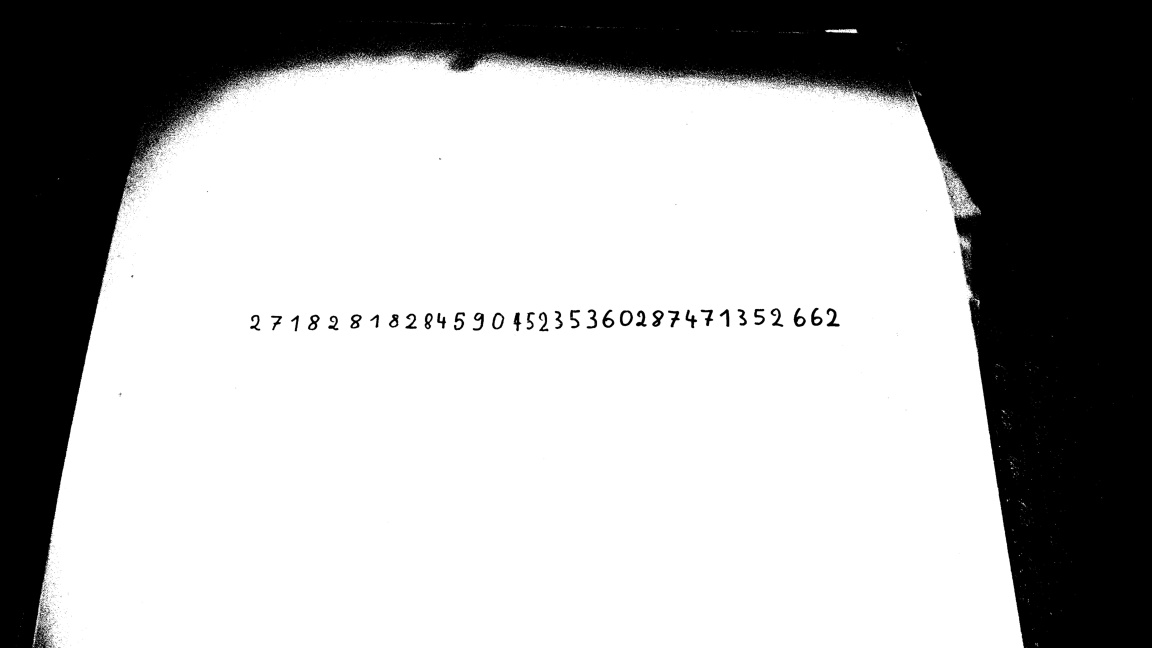
#> input picture Digit_scanner/handwritten_extracted/handwritten_original.jpg, 4608 x 2592 px (shown at 1/4 size)
$ python -i detect.py   (imports and definitions only)   (older library calls are emulated)
#> lines starting #> are read from the running program, lines starting #| are printed output that depends on the picture; after the words box and inside, x2 and y2 are one past the last pixel; in counts of white or black regions, pixels touching at a corner belong together
import numpy as np
import cv2

def crop(img, threshold=240):
    vertical_1=0
    vertical_2=img.shape[0]
    horizontal_1=0
    horizontal_2=img.shape[1]

    for y in range(img.shape[0]):
        if np.any(img[y,:]<threshold):
                vertical_1=y
                break
    for y in range(img.shape[0]-1,-1,-1):
        if np.any(img[y,:]<threshold):
                vertical_2=y
                break

    for x in range(img.shape[1]):
        if np.any(img[:,x]<threshold):
            horizontal_1=x
            break
    for x in range(img.shape[1]-1, -1, -1):
        if np.any(img[:,x]<threshold):
            horizontal_2=x
            break

    return img[vertical_1:vertical_2, horizontal_1:horizontal_2]

def detect(file, output_dir="./"):
#> called with output_dir = './'
    im = cv2.imread(file)
#> im is the input picture: shape (2592, 4608, 3); min 0, max 255, mean 172.2

    height, width = im.shape[:2]
#> height = 2592; width = 4608
    aspect_ratio = width/height
#> aspect_ratio = 1.78

#    print(width, height, aspect_ratio)

    des_height = 1024

    img = cv2.resize(im, (int(aspect_ratio*des_height), int(des_height)), interpolation=cv2.INTER_CUBIC)
    sample = img

    gray = cv2.cvtColor(img, cv2.COLOR_BGR2GRAY)


    edges = cv2.Canny(gray, 50, 200, apertureSize=3, L2gradient=True)
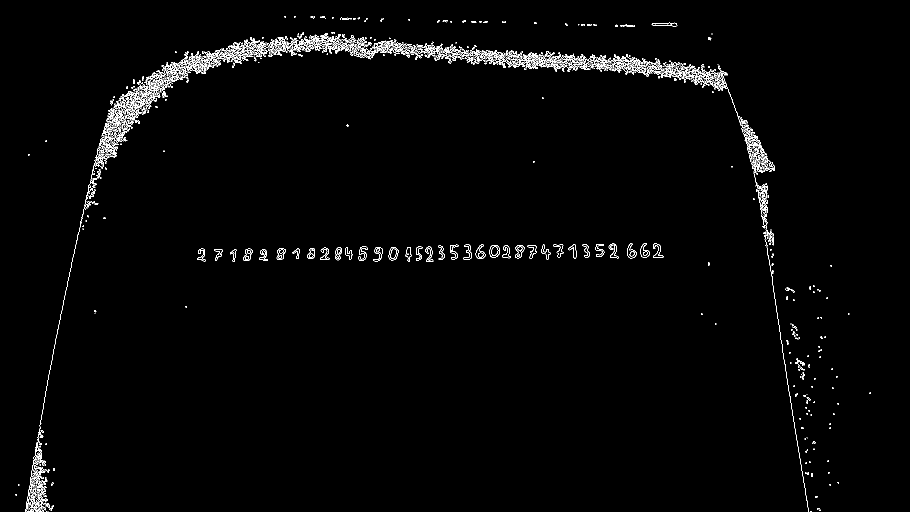
#> edges: shape (1024, 1820) (shown at 1/2 size); 1.5% white in thin lines or dots

    krnl = cv2.getStructuringElement(cv2.MORPH_ELLIPSE, (3, 6))
    edges = cv2.morphologyEx(edges, cv2.MORPH_CLOSE, krnl)
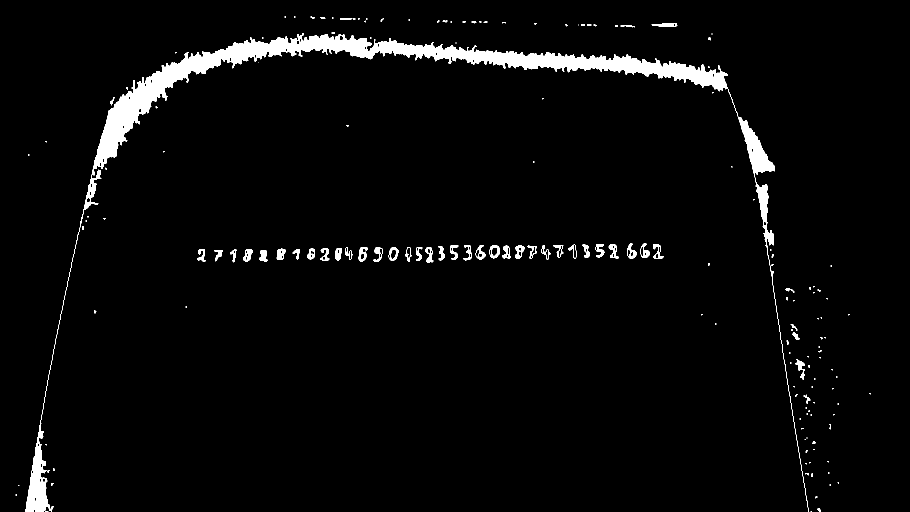
#> edges: shape (1024, 1820) (shown at 1/2 size); 3.3% white; 166 white regions (105 under 20 px)

    im, contours, hierarchy = cv2.findContours(edges, cv2.RETR_EXTERNAL, cv2.CHAIN_APPROX_SIMPLE)
#> contours = 166 contours, 122 with area under 20; largest, box (x1, y1, x2, y2) and area: (50, 66, 1618, 1024) 49217, (979, 491, 1000, 517) 410, (777, 495, 797, 522) 380, (1254, 487, 1273, 518) 326, (951, 490, 971, 519) 316

    idx = 0
    x = np.zeros(len(contours)).astype(int)
#> x = 166 values from 0 to 0
    y = np.zeros(len(contours)).astype(int)
#> y = 166 values from 0 to 0
    w = np.zeros(len(contours)).astype(int)
#> w = 166 values from 0 to 0
    h = np.zeros(len(contours)).astype(int)
#> h = 166 values from 0 to 0
    points = np.zeros((len(contours), 3))
#> points = 166 rows, first 8: [0, 0, 0], [0, 0, 0], [0, 0, 0], [0, 0, 0], [0, 0, 0], [0, 0, 0], [0, 0, 0], [0, 0, 0]
    op = np.zeros((28, 28, len(contours)))

    for cnt in contours:
        x[idx], y[idx], w[idx], h[idx] = cv2.boundingRect(cnt)

        if x[idx] > 10 and y[idx] > 10 and x[idx] < width and y[idx] < height and w[idx] > 3 and h[idx] > 15 and w[idx] < 100 and h[idx] < 75:
            cv2.rectangle(sample, (x[idx]-5, y[idx]-10), (x[idx]+w[idx]+5, y[idx]+h[idx]+10), (0, 0, 0), 1)
            points[idx] = [x[idx]-5, y[idx]-10, idx]
            roi = gray[y[idx]-10:y[idx]+h[idx]+10, x[idx]-5:x[idx]+w[idx]+5]
            op[:, :, idx] = cv2.resize(roi, (28, 28), interpolation=cv2.INTER_CUBIC)

        idx += 1
#> this loop made 166 passes
#> cnt on passes 1, 2, 6: [[1621, 1023], [1623, 1023]], [[91, 1022], [91, 1023], [96, 1023], [92, 1023]], [[36, 970], [37, 971], [38, 970]]
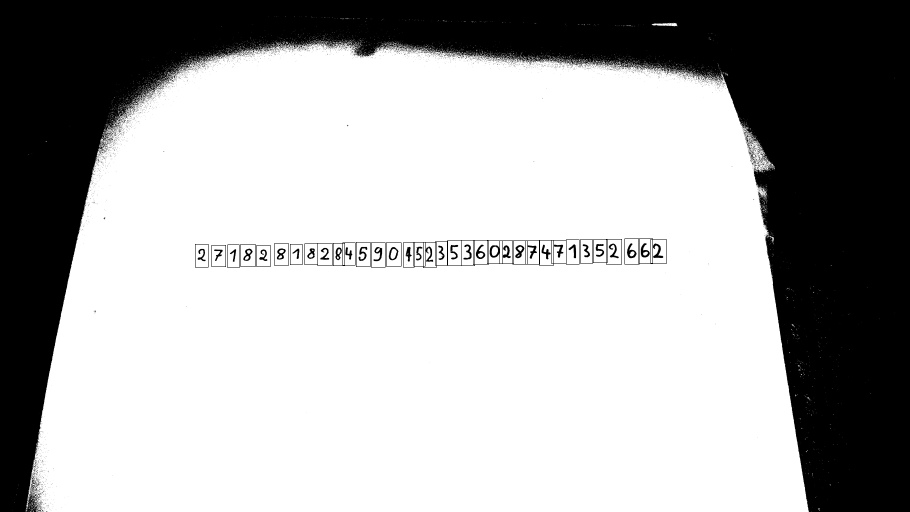
#> sample: shape (1024, 1820, 3) (shown at 1/2 size); min 0, max 255, mean 171.5
#> after the loop, h = 166 values, max 958 at index 135, min 1 at index 0, mean 14.83; idx = 166; w = 166 values, max 1568 at index 135, min 1 at index 128, mean 17.11; x = 166 values, max 1739 at index 35, min 31 at index 4, mean 1097.3; y = 166 values, max 1023 at index 0, min 33 at index 163, mean 496.3

    points = np.delete(points, np.where(points[:, 0:1] == 0), axis=0)
#> points = 37 rows, first 8: [1602, 779, 33], [1585, 708, 44], [513, 490, 75], [423, 490, 76], [455, 489, 78], [580, 488, 79], [481, 488, 80], [390, 488, 81]
    points = points[points[:, 1].argsort()]
#> points = 37 rows, first 8: [216, 184, 124], [1249, 477, 109], [1276, 477, 108], [1212, 478, 107], [1301, 478, 106], [1186, 479, 103], [1132, 479, 105], [1160, 479, 104]
    ind = np.zeros(len(points))
#> ind = 37 values from 0 to 0

    for i in range(1,len(points)):
        if abs(points[i-1,1] - points[i,1]) < 25:
            points[i,1] = points[i-1,1]
        else:
            ind[i] = i
#> this loop made 36 passes
#> after the loop, ind = 37 values, max 36 at index 36, min 0 at index 0, mean 1.95; points = 37 rows, first 8: [216, 184, 124], [1249, 477, 109], [1276, 477, 108], [1212, 477, 107], [1301, 477, 106], [1186, 477, 103], [1132, 477, 105], [1160, 477, 104]

    ind = np.delete(ind, np.where(ind == 0), axis=0)
#> ind = [1, 35, 36]
    points_rearranged = np.split(points[:, 0:3], ind.astype(int))
#> points_rearranged = 4 items

    ordered_points = [[0, 0, 0]]
    for i in range(0, len(points_rearranged)):
        points_rearranged[i] = points_rearranged[i][points_rearranged[i][:, 0].argsort()]
        ordered_points = np.append(ordered_points, points_rearranged[i], axis=0)
#> this loop made 4 passes
#> ordered_points on pass 1: [[0, 0, 0], [216, 184, 124]]
#> after the loop, ordered_points = 38 rows, first 8: [0, 0, 0], [216, 184, 124], [390, 477, 81], [423, 477, 76], [455, 477, 78], [481, 477, 80], [513, 477, 75], [548, 477, 83]

    ordered_points = np.delete(ordered_points, np.where(ordered_points[:, 0:1] == 0), axis=0)
#> ordered_points = 37 rows, first 8: [216, 184, 124], [390, 477, 81], [423, 477, 76], [455, 477, 78], [481, 477, 80], [513, 477, 75], [548, 477, 83], [580, 477, 79]
    for i in range(0, len(ordered_points)):
        cv2.imwrite(output_dir + 'digit_'+str(i)+'.jpg', crop(op[:, :, ordered_points[i, 2].astype(int)]))
#> this loop made 37 passes
#> pass 1, in detect, `cv2.imwrite(output_dir + 'digit_'+str(i)+'.jpg', crop(op[:, :, ordered..`:
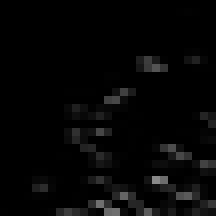
#> saved as digit_0.jpg: shape (27, 27) (shown 8 times larger); min 0, max 137, mean 5.7

        #	cv2.imshow('img', gray)
        #	cv2.waitKey(0)

    return sample, len(ordered_points)

>>> result = detect('../handwritten_extracted/handwritten_original.jpg')

$ run again, on Digit_scanner/handwritten_extracted/20190121_085726.jpg
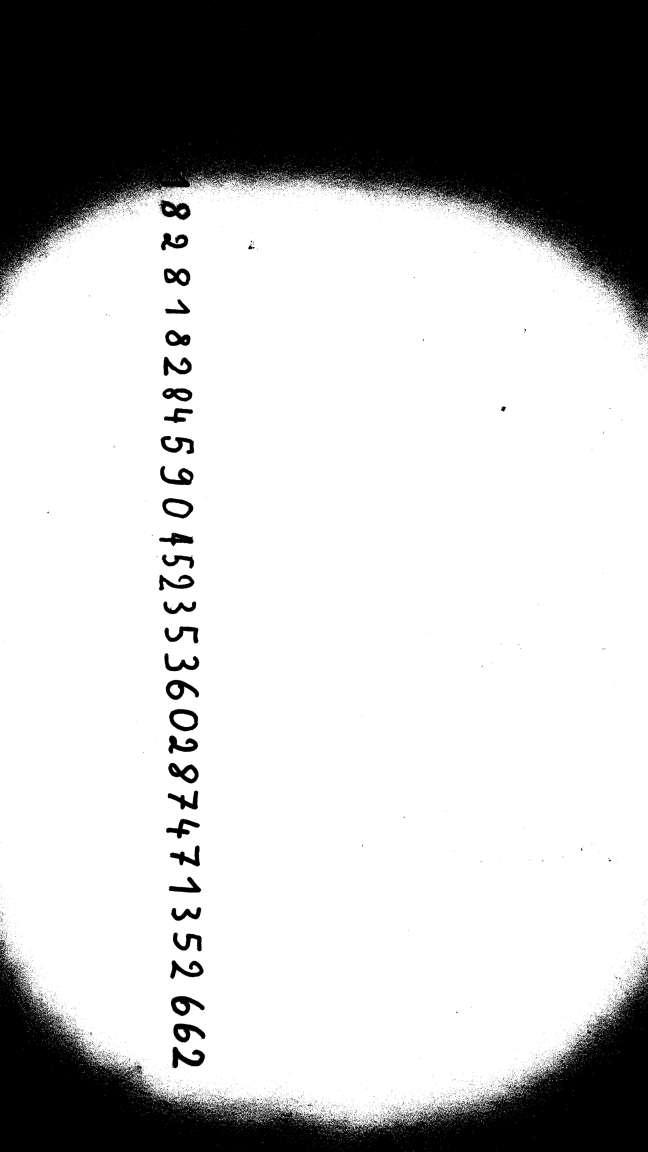
#> input picture Digit_scanner/handwritten_extracted/20190121_085726.jpg, 2592 x 4608 px (shown at 1/4 size)
#> in detect, im is the input picture: shape (4608, 2592, 3); min 0, max 255, mean 188.2
#> in detect, `edges = cv2.morphologyEx(edges, cv2.MORPH_CLOSE, krnl)`:
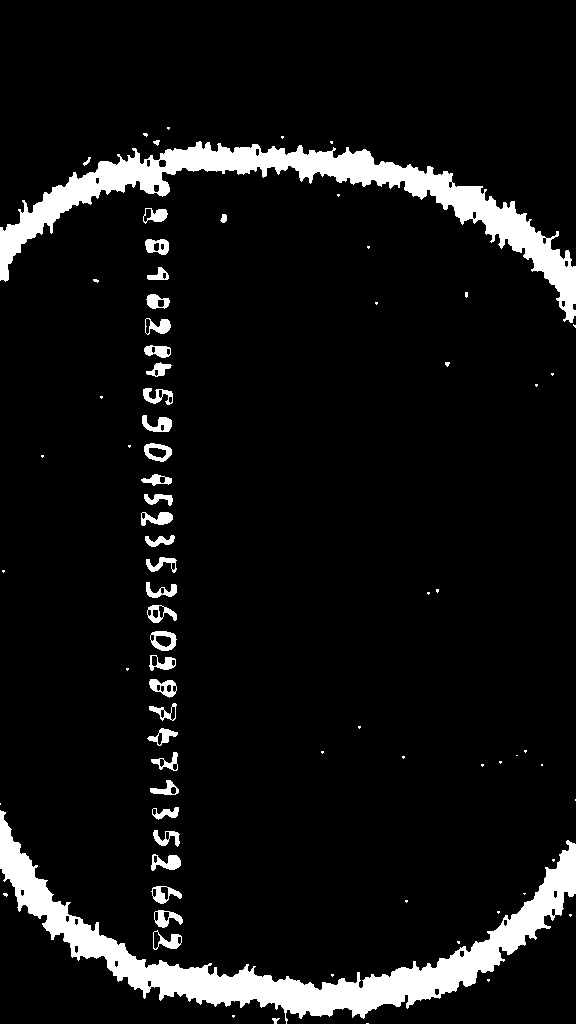
#> edges: shape (1024, 576); 7.6% white; 77 white regions (41 under 20 px)
#> contours = 77 contours, 44 with area under 20; largest, box (x1, y1, x2, y2) and area: (0, 810, 576, 1024) 19382, (0, 141, 576, 323) 16531, (150, 631, 177, 651) 397, (144, 443, 172, 462) 366, (149, 679, 177, 698) 314
#> in detect, `x = np.zeros(len(contours)).astype(int)`: x = 77 values from 0 to 0
#> in detect, `points = np.zeros((len(contours), 3))`: points = 77 rows, first 8: [0, 0, 0], [0, 0, 0], [0, 0, 0], [0, 0, 0], [0, 0, 0], [0, 0, 0], [0, 0, 0], [0, 0, 0]
#> the loop in detect, `for cnt in contours:` made 77 passes
#> cnt on passes 1, 12, 20, 21, 23, 27: [[366, 1023], [368, 1023]], [[523, 893], [524, 894], [525, 893]], [[0, 803], [0, 804]], [[575, 799], [575, 800]], [[541, 764], [541, 765], [542, 765], [542, 764]], [[516, 755], [517, 755]]
#> after the loop in detect, `for cnt in contours:`:
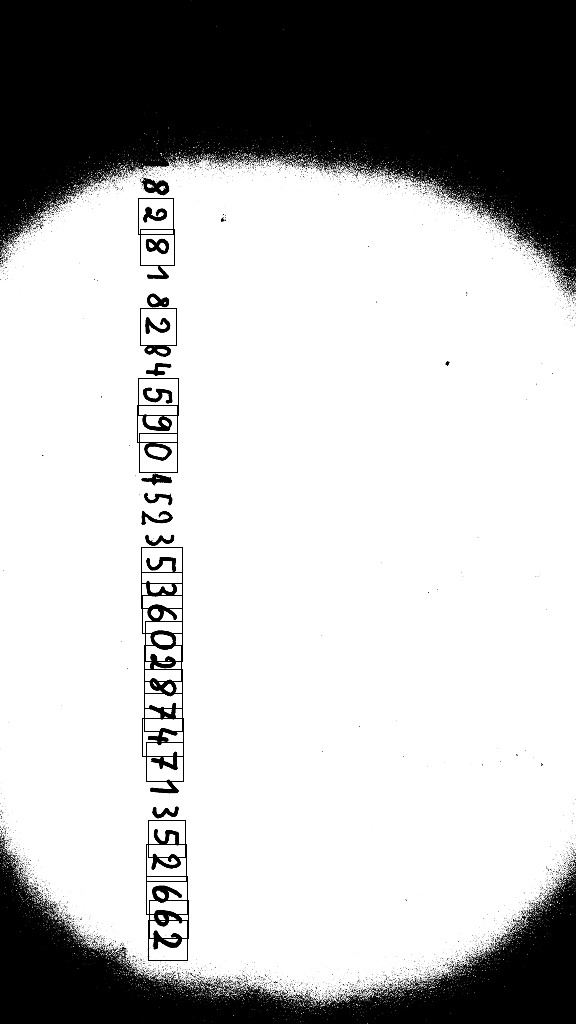
#> sample: shape (1024, 576, 3); min 0, max 255, mean 187.1
#> after the loop in detect, `for cnt in contours:`: h = 77 values, max 214 at index 17, min 1 at index 0, mean 13.47; idx = 77; points = 77 rows, first 8: [0, 0, 0], [0, 0, 0], [0, 0, 0], [0, 0, 0], [0, 0, 0], [0, 0, 0], [148, 920, 6], [0, 0, 0]; w = 77 values, max 576 at index 17, min 1 at index 19, mean 27.97; x = 77 values, max 575 at index 20, min 0 at index 17, mean 255.9; y = 77 values, max 1023 at index 0, min 127 at index 76, mean 579.2
#> in detect, `points = np.delete(points, np.where(points[:, 0:1] == 0), axis=0)`: points = 20 rows, first 8: [148, 920, 6], [149, 900, 9], [146, 876, 13], [146, 844, 15], [148, 820, 16], [146, 742, 27], [142, 718, 30], [144, 693, 32]
#> in detect, `points = points[points[:, 1].argsort()]`: points = 20 rows, first 8: [138, 198, 68], [140, 229, 66], [140, 308, 59], [138, 378, 52], [137, 405, 50], [139, 433, 49], [141, 547, 42], [141, 572, 40]
#> in detect, `ind = np.zeros(len(points))`: ind = 20 values from 0 to 0
#> the loop in detect, `for i in range(1,len(points)):` made 19 passes
#> after the loop in detect, `for i in range(1,len(points)):`: ind = 20 values, max 19 at index 19, min 0 at index 0, mean 5.6
#> in detect, `ind = np.delete(ind, np.where(ind == 0), axis=0)`: ind = [1, 2, 3, 4, 5, 6, 7, 9, 11, 13, 15, 17, 19]
#> points_rearranged = 14 items, first 6: [[138, 198, 68]], [[140, 229, 66]], [[140, 308, 59]], [[138, 378, 52]], [[137, 405, 50]], [[139, 433, 49]]
#> the loop in detect, `for i in range(0, len(points_rearranged)):` made 14 passes
#> ordered_points on passes 1 to 3: [[0, 0, 0], [138, 198, 68]], [[0, 0, 0], [138, 198, 68], [140, 229, 66]], [[0, 0, 0], [138, 198, 68], [140, 229, 66], [140, 308, 59]]
#> after the loop in detect, `for i in range(0, len(points_rearranged)):`: ordered_points = 21 rows, first 8: [0, 0, 0], [138, 198, 68], [140, 229, 66], [140, 308, 59], [138, 378, 52], [137, 405, 50], [139, 433, 49], [141, 547, 42]
#> in detect, `ordered_points = np.delete(ordered_points, np.where(ordered_points[:, ..`: ordered_points has the same summary as points
#> the loop in detect, `for i in range(0, len(ordered_points)):` made 20 passes

$ run again, on Digit_scanner/handwritten_extracted/handwritten_digits_only.jpg
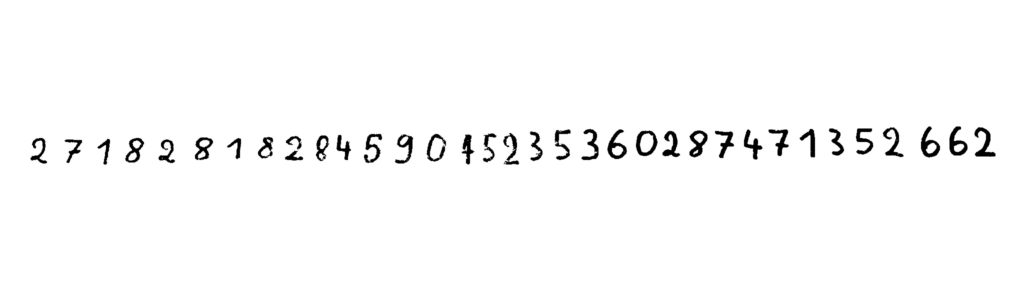
#> input picture Digit_scanner/handwritten_extracted/handwritten_digits_only.jpg, 2055 x 612 px (shown at 1/2 size)
#> in detect, im is the input picture: shape (612, 2055, 3); min 0, max 255, mean 250
#> in detect, `edges = cv2.morphologyEx(edges, cv2.MORPH_CLOSE, krnl)`:
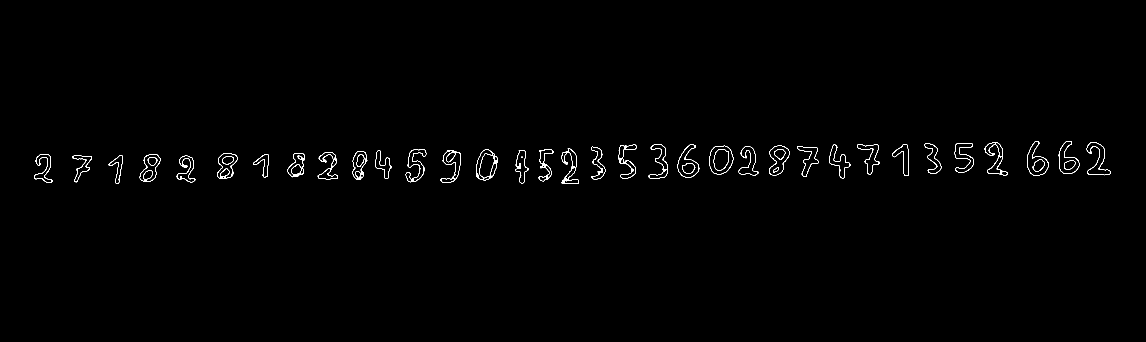
#> edges: shape (1024, 3438) (shown at 1/3 size); 0.49% white in thin lines or dots, all inside (x1, y1, x2, y2) = (102, 424, 3331, 552)
#> contours = 34 contours; largest, box (x1, y1, x2, y2) and area: (2128, 437, 2201, 524) 4871, (1428, 449, 1493, 542) 4401, (3081, 424, 3146, 528) 3699, (2032, 434, 2098, 534) 3579, (2307, 437, 2368, 528) 3560
#> in detect, `x = np.zeros(len(contours)).astype(int)`: x = 34 values from 0 to 0
#> in detect, `points = np.zeros((len(contours), 3))`: points = 34 rows, first 8: [0, 0, 0], [0, 0, 0], [0, 0, 0], [0, 0, 0], [0, 0, 0], [0, 0, 0], [0, 0, 0], [0, 0, 0]
#> the loop in detect, `for cnt in contours:` made 34 passes
#> after the loop in detect, `for cnt in contours:`: h = 34 values, max 106 at index 16, min 70 at index 3, mean 91.68; idx = 34; points = 34 rows, first 8: [0, 0, 0], [0, 0, 0], [0, 0, 0], [755, 453, 3], [0, 0, 0], [0, 0, 0], [0, 0, 0], [858, 449, 7]; w = 34 values, max 73 at index 21, min 42 at index 11, mean 57.59; x = 34 values, max 3260 at index 30, min 102 at index 5, mean 1714.9; y = 34 values, max 467 at index 0, min 424 at index 32, mean 444.6
#> in detect, `points = np.delete(points, np.where(points[:, 0:1] == 0), axis=0)`: points = [[755, 453, 3], [858, 449, 7]]
#> in detect, `points = points[points[:, 1].argsort()]`: points = [[858, 449, 7], [755, 453, 3]]
#> in detect, `ind = np.zeros(len(points))`: ind = [0, 0]
#> the loop in detect, `for i in range(1,len(points)):` made 1 pass
#> after the loop in detect, `for i in range(1,len(points)):`: points = [[858, 449, 7], [755, 449, 3]]
#> in detect, `ind = np.delete(ind, np.where(ind == 0), axis=0)`: ind = empty array
#> in detect, `points_rearranged = np.split(points[:, 0:3], ind.astype(int))`: points_rearranged = [[[858, 449, 7], [755, 449, 3]]]
#> the loop in detect, `for i in range(0, len(points_rearranged)):` made 1 pass
#> ordered_points on pass 1: [[0, 0, 0], [755, 449, 3], [858, 449, 7]]
#> after the loop in detect, `for i in range(0, len(points_rearranged)):`: points_rearranged = [[[755, 449, 3], [858, 449, 7]]]
#> in detect, `ordered_points = np.delete(ordered_points, np.where(ordered_points[:, ..`: ordered_points = [[755, 449, 3], [858, 449, 7]]
#> the loop in detect, `for i in range(0, len(ordered_points)):` made 2 passes
#> pass 2, in detect, `cv2.imwrite(output_dir + 'digit_'+str(i)+'.jpg', crop(op[:, :, ordered..`:
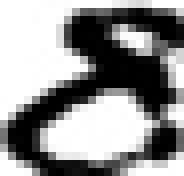
#> saved as digit_1.jpg: shape (22, 23) (shown 8 times larger); min 0, max 255, mean 145.7
